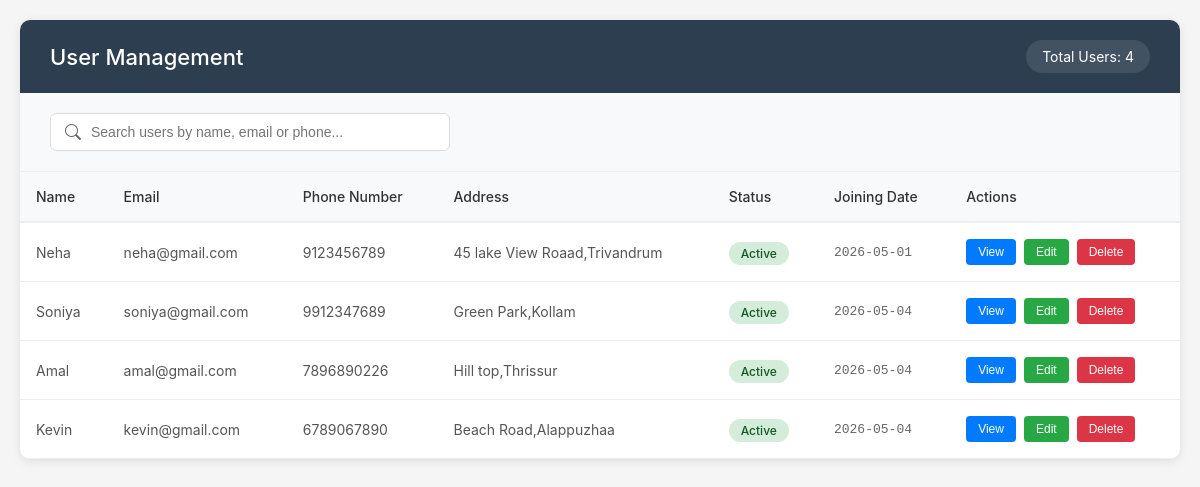
Screenshot of /users with the database file from the repository.
### FitBite_App/models.py (models this page shows, shortened)
class user(models.Model):
    name = models.CharField(max_length=100)
    email = models.EmailField(unique=True)
    phone = models.CharField(max_length=15)
    address = models.TextField()
    password = models.CharField(max_length=100)
    profile_pic = models.ImageField(upload_to='profile_pics/', null=True, blank=True, default='profile_pics/default-avatar.png')
    created_at = models.DateTimeField(auto_now_add=True)

### FitBite_App/views.py (the view)
# urls.py: path('users',showuser),
def showuser(request):
    data = user.objects.all()
    paginator = Paginator(data,10)
    page_number = request.GET.get('page')
    page_obj = paginator.get_page(page_number)
    return render(request,'user.html',{'user':page_obj})

### template/user.html (shortened to what this page needs)
<!DOCTYPE html>
<html lang="en">
<head>
    <link rel="stylesheet" href="https://cdn.jsdelivr.net/npm/bootstrap-icons@1.10.0/font/bootstrap-icons.css">
</head>
<body>
    <div class="container">
        <div class="header">
            <h1>User Management</h1>
            <div class="header-info">
                <div class="total-count">
                    Total Users: {{ user.paginator.count }}
                </div>
            </div>
        </div>
        <div class="search-container">
            <div class="search-box">
                <i class="bi bi-search"></i>
                <input type="text" placeholder="Search users by name, email or phone..." id="searchInput">
            </div>
        </div>
        <div class="table-container">
            <table>
                <thead>
                    <tr>
                        <th>Name</th>
                        <th>Email</th>
                        <th>Phone Number</th>
                        <th>Address</th>
                        <th>Status</th>
                        <th>Joining Date</th>
                        <th>Actions</th>
                    </tr>
                </thead>
                <tbody>
                    {% for i in user %}
                    <tr>
                        <td>{{ i.name }}</td>
                        <td>{{ i.email }}</td>
                        <td>{{ i.phone }}</td>
                        <td>{{ i.address }}</td>
                        <td>
                            <span class="status active">Active</span>
                        </td>
                        <td class="date">{{ i.created_at|date:"Y-m-d" }}</td>
                        <td>
                            <div class="actions">
                                <button class="btn btn-view" onclick="viewUser('{{ i.id }}')">View</button>
                                <button class="btn btn-edit" onclick="editUser('{{ i.id }}')">Edit</button>
                                <button class="btn btn-delete" onclick="deleteUser('{{ i.id }}')">Delete</button>
                            </div>
                        </td>
                    </tr>
                    {% endfor %}
                </tbody>
            </table>
        </div>
    </div>
</body>
</html>

### template/user.html (style rules this page uses)
* { margin: 0; padding: 0; box-sizing: border-box; }
body { font-family: -apple-system, BlinkMacSystemFont, 'Segoe UI', Roboto, Oxygen, Ubuntu, sans-serif; background: #f5f5f5; padding: 20px; min-height: 100vh; }
.container { max-width: 1400px; margin: 0 auto; background: white; border-radius: 10px; box-shadow: 0 2px 10px rgba(0,0,0,0.1); overflow: hidden; }
.header { background: #2c3e50; color: white; padding: 20px 30px; display: flex; justify-content: space-between; align-items: center; }
.header h1 { font-size: 22px; font-weight: 500; }
.header-info { display: flex; align-items: center; gap: 20px; }
.total-count { background: rgba(255,255,255,0.1); padding: 8px 16px; border-radius: 20px; font-size: 14px; }
.search-container { padding: 20px 30px; background: #f8f9fa; border-bottom: 1px solid #eee; }
.search-box { position: relative; max-width: 400px; }
.search-box input { width: 100%; padding: 10px 15px 10px 40px; border: 1px solid #ddd; border-radius: 6px; font-size: 14px; }
.search-box i { position: absolute; left: 15px; top: 50%; transform: translateY(-50%); color: #666; }
.table-container { overflow-x: auto; }
table { width: 100%; border-collapse: collapse; }
th { padding: 16px; text-align: left; font-weight: 500; color: #333; background: #f8f9fa; border-bottom: 2px solid #eee; font-size: 14px; }
td { padding: 16px; border-bottom: 1px solid #eee; font-size: 14px; color: #555; }
.status { padding: 4px 12px; border-radius: 20px; font-size: 12px; font-weight: 500; }
.active { background: #d4edda; color: #155724; }
.actions { display: flex; gap: 8px; }
.btn { padding: 6px 12px; border: none; border-radius: 4px; cursor: pointer; font-size: 12px; transition: 0.2s; }
.btn-view { background: #007bff; color: white; }
.btn-edit { background: #28a745; color: white; }
.btn-delete { background: #dc3545; color: white; }
.date { font-family: monospace; color: #666; font-size: 13px; }

### rows the page displays
user: name "Neha", email "neha@gmail.com", phone "9123456789", address "45 lake View Roaad,Trivandrum", created_at "2026-05-01"
user: name "Soniya", email "soniya@gmail.com", phone "9912347689", address "Green Park,Kollam", created_at "2026-05-04"
user: name "Amal", email "amal@gmail.com", phone "7896890226", address "Hill top,Thrissur", created_at "2026-05-04"
user: name "Kevin", email "kevin@gmail.com", phone "6789067890", address "Beach Road,Alappuzhaa", created_at "2026-05-04"

### other values shown
{{ user.paginator.count }} "4"
